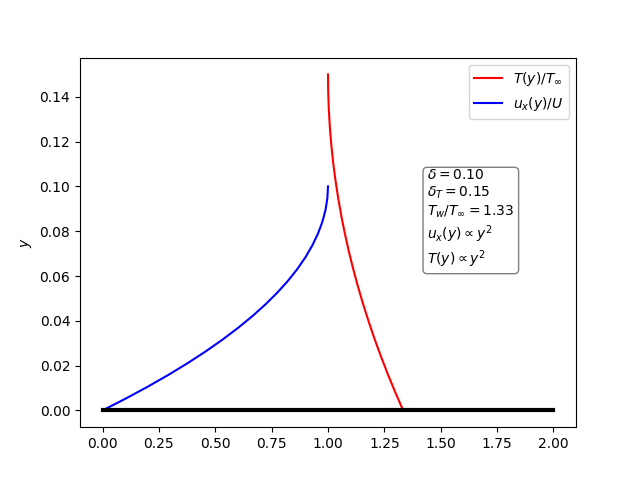

Python code for this plot:
import numpy as np
import matplotlib.pyplot as plt

r=0.5
T_w=400
T_inf=300
V_inf=50
delta_T=0.15
delta=0.1

y_T=np.linspace(0, delta_T, 20)
y_V=np.linspace(0, delta, 20)

order_T=2
order_V=2

T=((delta_T - y_T) / delta_T)**order_T * (T_w - T_inf) + T_inf
V=((delta - y_V) / delta)**order_V * (0. - V_inf) + V_inf
T=T/T_inf
V=V/V_inf

fig, ax = plt.subplots()
plt.plot(T, y_T, color='red', label=r'$T(y)/T_\infty$')
plt.plot(V, y_V, color='blue', label=r'$u_x(y)/U$')

ax.plot([0, 2], [0, 0], color='black', linewidth=3)

textstr = '\n'.join((
    r'$\delta=%.2f$' % (delta, ),
    r'$\delta_T=%.2f$' % (delta_T, ),
    r'$T_w/T_\infty =%.2f$' % (T_w/T_inf, ),
    r'$u_x(y)\propto y^%1.f $' % (order_V, ),
    r'$T(y)\propto y^%1.f $' % (order_T, )))
props = dict(boxstyle='round', facecolor='white', alpha=0.5)
ax.text(0.70, 0.7, textstr, transform=ax.transAxes, fontsize=10,
        verticalalignment='top', bbox=props)

ax.set_ylabel(r'$y$')
ax.legend()
plt.savefig('thermal_boundary_layer_v2.png')
plt.show()
